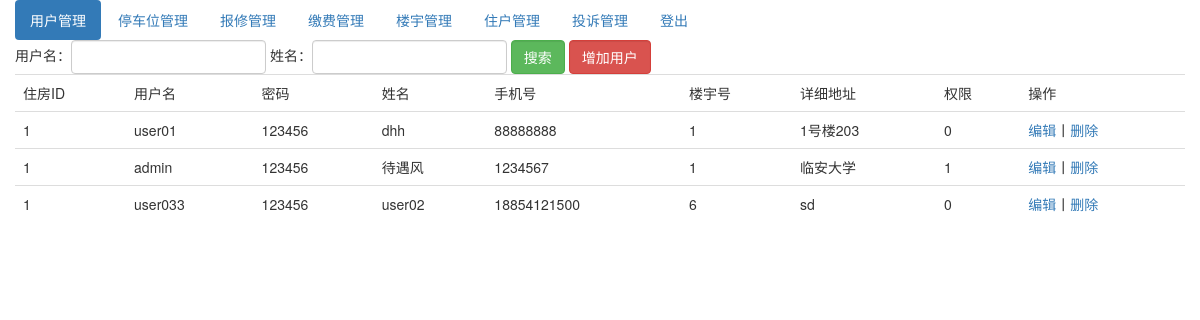
Page /index.php/member_admin on the earlier database version.
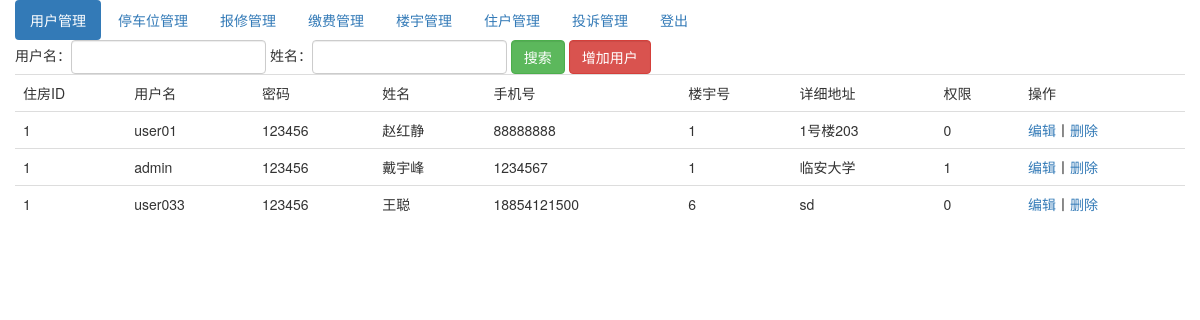
Same page on the later database version.
### tables this page shows
CREATE TABLE IF NOT EXISTS `member` (
  `member_id` int(255) NOT NULL AUTO_INCREMENT COMMENT '用户ID',
  `house_id` int(10) NOT NULL,
  `username` varchar(50) NOT NULL COMMENT '用户名',
  `password` varchar(50) NOT NULL COMMENT '密码',
  `name` varchar(255) NOT NULL COMMENT '姓名',
  `mobile` varchar(255) NOT NULL COMMENT '手机号',
  `building_num` int(10) NOT NULL COMMENT '楼宇号',
  `address_detail` varchar(255) NOT NULL COMMENT '详细地址',
  `is_super` tinyint(1) NOT NULL DEFAULT '0' COMMENT '是否管理员 1是 0否',
  PRIMARY KEY (`member_id`)
);

### application/controllers/Member_admin.php (called while the page is built, shortened)
<?php
class Member_admin extends CI_Controller{
    public function __construct()
    {
        $this->load->helper('url_helper');
    }
    public function index(){
        $this->load->model('member_model');
        $condition=array();
        $member_list=$this->member_model->getMemberList($condition);
        $data=array();
        $data['member_list']=$member_list;
        $this->load->view('templates/header_admin',$data);
        $this->load->view('member_index_admin',$data);
    }
}

### index.php (called while the page is built, shortened)
<?php
require_once BASEPATH.'core/CodeIgniter.php';

### application/models/Member_model.php (called while the page is built, shortened)
<?php
class Member_model extends CI_Model{
    public function getMemberList($condition=array())
    {
        $query=$this->db->get_where('member',$condition);
        return $query->result_array();
    }
}
?>

### application/views/member_index_admin.php (the view, shortened to what this page needs)
<div class="container">
    <div class="row">
        <ul class="nav nav-pills">
            <li role="presentation" class="active"><a href="/index.php/member_admin/index">用户管理</a></li>
            <li role="presentation"><a href="/index.php/carport_admin/index">停车位管理</a></li>
            <li role="presentation"><a href="/index.php/repair_admin/index">报修管理</a></li>
            <li role="presentation"><a href="/index.php/charge_admin/index">缴费管理</a></li>
            <li role="presentation"><a href="/index.php/building_admin/index">楼宇管理</a></li>
            <li role="presentation"><a href="/index.php/house_admin/index">住户管理</a></li>
            <li role="presentation"><a href="/index.php/complain_admin/index">投诉管理</a></li>
            <li role="presentation"><a href="/index.php/Welcome/logout">登出</a></li>
        </ul>
    </div>
    <div class="row">
        <form method="get" class="form-inline" action="/index.php/Member_admin/index">
            <div class="form-group">用户名：<input type="text" class="form-control" name="username"></div>
            <div class="form-group">姓名：<input type="text" class="form-control" name="name"></div>
            <div class="form-group"><input type="submit" class="form-control btn-success" value="搜索"></div>
            <div class="form-group"><a class="form-control btn-danger" href="/index.php/Member_admin/add">增加用户</a></div>
        </form>
    </div>
    <div class="row">
        <table class="table">
            <tr>
                <td>住房ID</td>
                <td>用户名</td>
                <td>密码</td>
                <td>姓名</td>
                <td>手机号</td>
                <td>楼宇号</td>
                <td>详细地址</td>
                <td>权限</td>
                <td>操作</td>
            </tr>
            <?php foreach($member_list as $value){ ?>
                <tr>
                    <td><?php echo $value['house_id']; ?></td>
                    <td><?php echo $value['username']; ?></td>
                    <td><?php echo $value['password']; ?></td>
                    <td><?php echo $value['name']; ?></td>
                    <td><?php echo $value['mobile']; ?></td>
                    <td><?php echo $value['building_num']; ?></td>
                    <td><?php echo $value['address_detail']; ?></td>
                    <td><?php echo $value['is_super']; ?></td>
                    <td><a href="/index.php/Member_admin/showEdit?member_id=<?php echo $value['member_id']; ?>">编辑</a>丨<a href="/index.php/Member_admin/delete?member_id=<?php echo $value['member_id']; ?>">删除</a></td>
                </tr>
            <?php } ?>
        </table>
    </div>
</div>

Differences in the rows shown:
changed member "user01": name "dhh" → "赵红静"
changed member "admin": name "待遇风" → "戴宇峰"
changed member "user033": name "user02" → "王聪"
